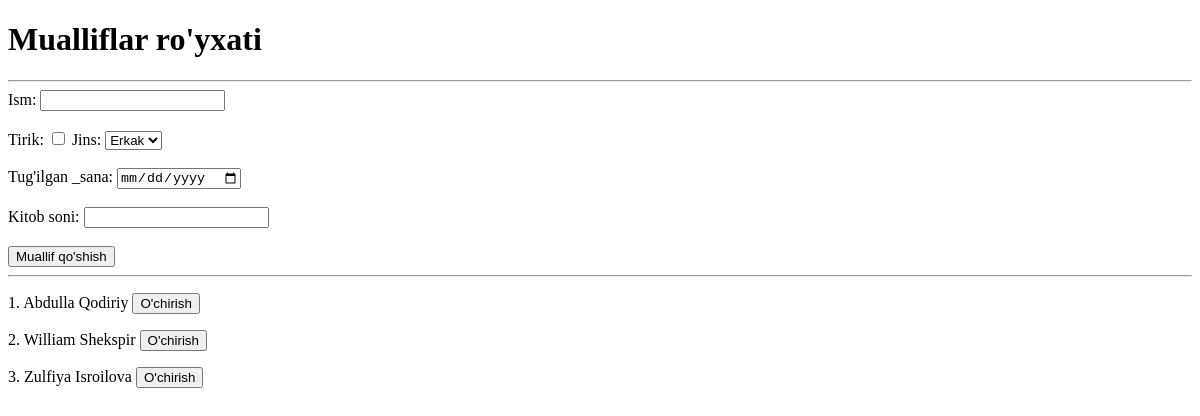
The page /mualliflar/ on the database as committed earlier.
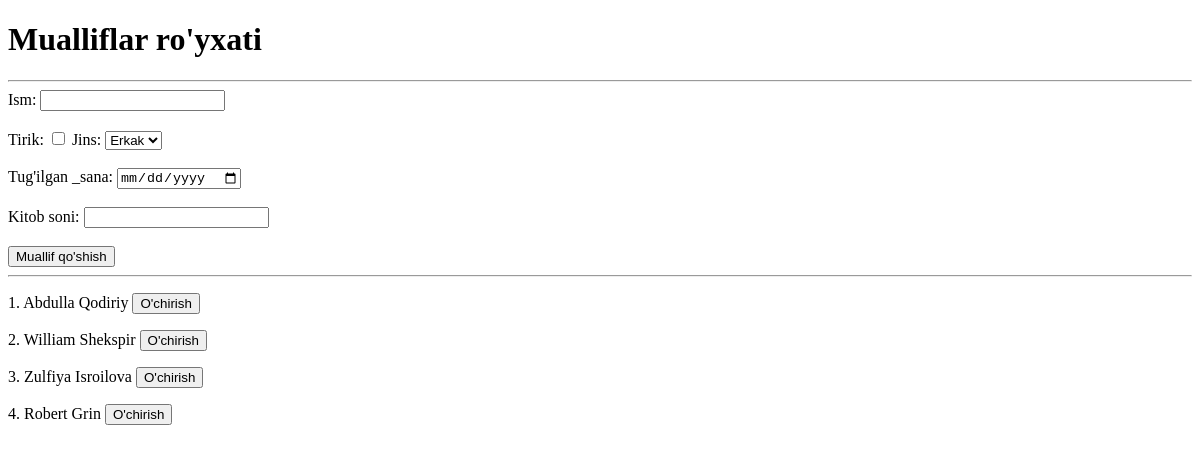
The same page on the database as committed later.
### main/models.py (models this page shows, shortened)
class Muallif(models.Model):
    JINS_CHOICES = (
        ('Erkak', 'Erkak'),
        ('Ayol', 'Ayol'),
    )
    ism = models.CharField(max_length=255)
    jins = models.CharField(max_length=20, choices=JINS_CHOICES)
    t_sana = models.DateField(blank=True, null=True)
    kitob_soni = models.PositiveSmallIntegerField(blank=True, null=True)
    tirik = models.BooleanField(default=False)

### main/views.py (the view, shortened to what this page needs)
# urls.py: path('mualliflar/', mualliflar_view, name='mualliflar'),
def mualliflar_view(request):
    mualliflar = Muallif.objects.all()
    context = {
        'mualliflar': mualliflar,
    }
    return render(request, 'mualliflar.html', context)

### templates/mualliflar.html (shortened to what this page needs)
<!DOCTYPE html>
<html lang="en">
<head>
</head>
<body>
<h1>Mualliflar ro'yxati</h1>
<hr>
<form method="post">
    <label>Ism: </label>
    <input type="text" name="ism">
    <br><br>
    <label>Tirik: </label>
    <input type="checkbox" name="kitob_soni">
    <label>Jins: </label>
    <select name="jins">
        <option>Erkak</option>
    </select>
    <br><br>
    <label>Tug'ilgan _sana: </label>
    <input type="date" name="t_sana">
    <br><br>
    <label>Kitob soni: </label>
    <input type="number" name="kitob_soni">
    <br><br>
    <button>Muallif qo'shish</button>
</form>
<hr>
{% for muallif in mualliflar %}
<p>{{ forloop.counter }}. {{ muallif.ism }}
    <a href="/mualliflar/{{ muallif.id }}/delete-confirm/">
        <button>O'chirish</button>
    </a>
</p>
{% endfor %}
</body>
</html>

Rows that differ between the two databases and show on the page:
added Muallif: ism "Robert Grin"
